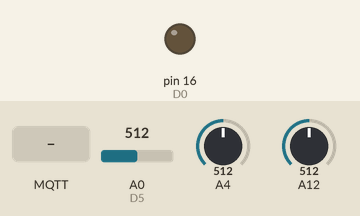
Recording of a sketch running on a simulated Arduino Uno, built for the host (arithmetic inside an expression is 32-bit, double 64-bit). Shown: output pins drawn as LEDs (lit = HIGH). Inputs (shaded band) come from the test bench; at power-on: A0 (D5) = 512, A4 = 512, A12 = 512. No MQTT or app messages arrive unless stated; what the sketch prints to the serial monitor is not drawn.

Above: at 2.3 s.
2.4 s: A0 (D5) set to 21
3.9 s: A0 (D5) set to 18
6.9 s: A4 set to 10
8.4 s: A12 set to 10
9.9 s: MQTT message "R" arrives on the first subscribed topic
11.5 s: MQTT message "R" arrives on the first subscribed topic
Timing chart, 0 to 14.1 s (numbered marks = the images above; inputs shaded):
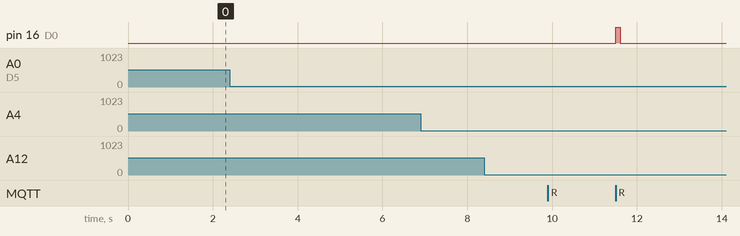

Measured:
- after the input at 2.4 s, every drawn part: stays the same
- after the input at 3.9 s, every drawn part: stays the same
- after the input at 6.9 s, every drawn part: stays the same
- after the input at 8.4 s, every drawn part: stays the same
- after the input at 11.5 s, pin 16 (D0): LOW → HIGH at once, → LOW 0.10 s later

The sketch:

esp8266_station_five.ino
```cpp
#include "EspMQTTClient.h"

#define D10 1
#define RX 3
#define D8 15
#define D7 13
#define D6 12
#define D5 14
#define D4 2
#define D3 0
#define D2 4
#define D1 5
#define D0 16
#define analogInPin A0


EspMQTTClient client(
  "ChuuuChuuu",       // AP SSID
  "Verspaetung",    // AP Password
  "192.168.0.10",   // MQTT Broker server ip
  "STATION_FIVE",      // Client name that uniquely identify your device
  1883
);

int count_one = 0, count_two, count_three, count_four, count_five, count_six = 0;
int noSightCount_one = 0, noSightCount_two, noSightCount_three, noSightCount_four, noSightCount_five, noSightCount_six = 0;
int lastEdge_one = 0, lastEdge_two, lastEdge_three, lastEdge_four, lastEdge_five, lastEdge_six = 0;
/*int count = 0;
  int noSightCount = 0;
  int lastEdge = 0;
*/
int DELAY_MS = 5;
int NO_SIGHT_THRESHHOLD = 2000 / DELAY_MS;

void setup() {
  Serial.begin(115200);
  client.enableDebuggingMessages(); // Enable debugging messages sent to serial
}

void onConnectionEstablished() {
  Serial.print("MQTT Verbunden!");

  client.subscribe("actuator/6", [](const String & payload) {
    actuate(D0, D1, payload);
  });
}

// Prellzeit beachten & 11.65mA für LEDs beachten
void loop() {

  handleSensor(D2, count_one, noSightCount_one, lastEdge_one, "sensor/10");
  handleSensor(D5, count_two, noSightCount_two, lastEdge_two, "sensor/12");
  handleSensor(D6, count_three, noSightCount_three, lastEdge_three, "sensor/11");
  client.loop();
  delay(DELAY_MS);
}

void handleSensor(int pin, int &count, int &noSightCount, int &lastEdge, const String& topic) {
  int reading = analogRead(pin);

  //delay(1000);
  if (reading < 20) {
    // SIGHT, POSSIBLE END OR CLEAR
    if (count != 0 && ++noSightCount == NO_SIGHT_THRESHHOLD) {
      noSightCount = 0;

      Serial.print(topic + " Zählungsende: ");
      Serial.println(count);

      // Send final data over MQTT
      char countBuffer[2];
      itoa(count, countBuffer, 10);
      client.publish(topic, countBuffer);


      count = 0;

    }
    lastEdge = 0;
  } else {
    // POSSIBLE BEGIN OR END

    if (lastEdge == 0) {
      Serial.print(topic + " Zug im Weg: ");
      Serial.println(reading);
      count++;
      noSightCount = 0;
    }

    lastEdge = 1;
  }
}

void actuate(int rightPin, int leftPin, const String& payload) {
  if (payload == "R") {
    digitalWrite(rightPin, HIGH);
    delay(100);
    analogWrite(rightPin, LOW);
  } else if (payload == "L") {
    digitalWrite(leftPin, HIGH);
    delay(100);
    analogWrite(leftPin, LOW);
  }
}
```
